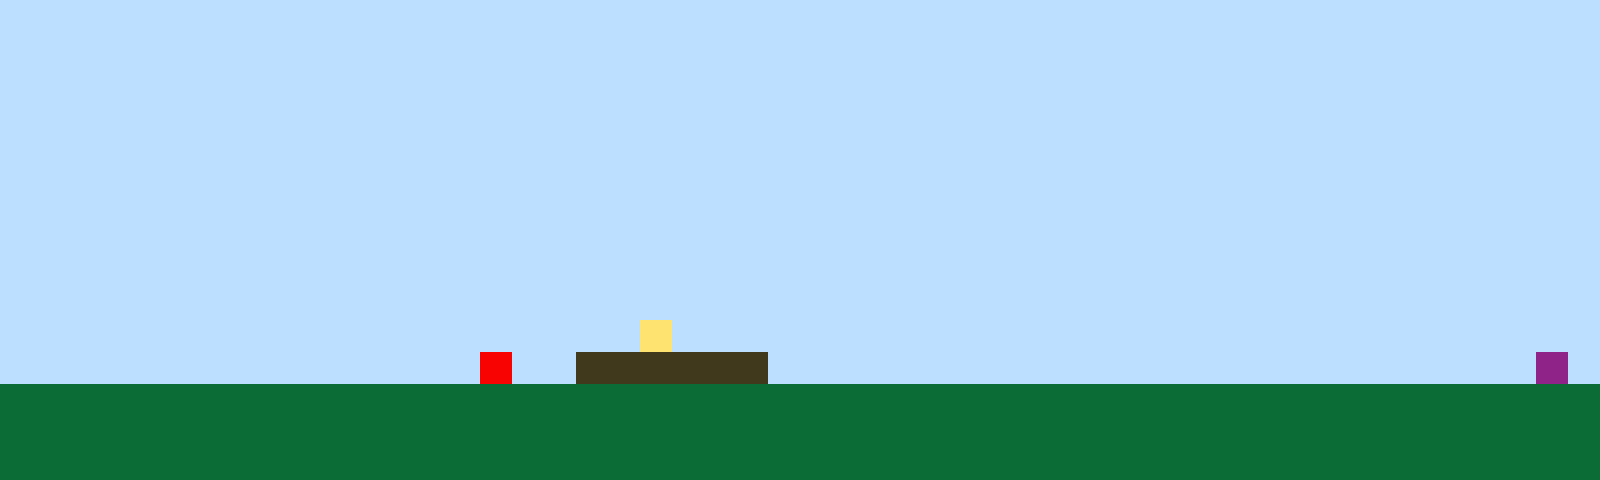

Tiled map render using the project's own tile images. Description and the whole map definition, tile-layer contents included, below:
An orthogonal 50x15 tile map with 32x32 px tiles, 1 tile layer (Tile Layer 1).

<map version="1.10" tiledversion="1.11.2" orientation="orthogonal" renderorder="right-up" width="50" height="15" tilewidth="32" tileheight="32" infinite="0" nextlayerid="2" nextobjectid="1"><editorsettings><export target="map1.csv" format="csv" /></editorsettings><tileset firstgid="1" name="sprites" tilewidth="32" tileheight="32" tilecount="6" columns="3"><image source="sprites.png" width="96" height="64" /></tileset><layer id="1" name="Tile Layer 1" width="50" height="15"><data encoding="csv">1,1,1,1,1,1,1,1,1,1,1,1,1,1,1,1,1,1,1,1,1,1,1,1,1,1,1,1,1,1,1,1,1,1,1,1,1,1,1,1,1,1,1,1,1,1,1,1,1,1,1,1,1,1,1,1,1,1,1,1,1,1,1,1,1,1,1,1,1,1,1,1,1,1,1,1,1,1,1,1,1,1,1,1,1,1,1,1,1,1,1,1,1,1,1,1,1,1,1,1,1,1,1,1,1,1,1,1,1,1,1,1,1,1,1,1,1,1,1,1,1,1,1,1,1,1,1,1,1,1,1,1,1,1,1,1,1,1,1,1,1,1,1,1,1,1,1,1,1,1,1,1,1,1,1,1,1,1,1,1,1,1,1,1,1,1,1,1,1,1,1,1,1,1,1,1,1,1,1,1,1,1,1,1,1,1,1,1,1,1,1,1,1,1,1,1,1,1,1,1,1,1,1,1,1,1,1,1,1,1,1,1,1,1,1,1,1,1,1,1,1,1,1,1,1,1,1,1,1,1,1,1,1,1,1,1,1,1,1,1,1,1,1,1,1,1,1,1,1,1,1,1,1,1,1,1,1,1,1,1,1,1,1,1,1,1,1,1,1,1,1,1,1,1,1,1,1,1,1,1,1,1,1,1,1,1,1,1,1,1,1,1,1,1,1,1,1,1,1,1,1,1,1,1,1,1,1,1,1,1,1,1,1,1,1,1,1,1,1,1,1,1,1,1,1,1,1,1,1,1,1,1,1,1,1,1,1,1,1,1,1,1,1,1,1,1,1,1,1,1,1,1,1,1,1,1,1,1,1,1,1,1,1,1,1,1,1,1,1,1,1,1,1,1,1,1,1,1,1,1,1,1,1,1,1,1,1,1,1,1,1,1,1,1,1,1,1,1,1,1,1,1,1,1,1,1,1,1,1,1,1,1,1,1,1,1,1,1,1,1,1,1,1,1,1,1,1,1,1,1,1,1,1,1,1,1,1,1,1,1,1,1,1,1,1,1,1,1,1,1,1,1,1,1,1,1,1,1,1,1,1,1,1,1,1,1,1,1,1,1,1,1,1,1,1,1,1,1,1,1,1,1,1,1,1,1,1,1,1,1,1,1,1,1,1,1,1,1,1,1,1,1,1,1,1,1,1,1,1,1,1,1,1,1,1,1,1,1,1,1,4,1,1,1,1,1,1,1,1,1,1,1,1,1,1,1,1,1,1,1,1,1,1,1,1,1,1,1,1,1,1,1,1,1,1,1,1,1,1,1,1,1,1,1,1,5,1,1,3,3,3,3,3,3,1,1,1,1,1,1,1,1,1,1,1,1,1,1,1,1,1,1,1,1,1,1,1,1,6,1,2,2,2,2,2,2,2,2,2,2,2,2,2,2,2,2,2,2,2,2,2,2,2,2,2,2,2,2,2,2,2,2,2,2,2,2,2,2,2,2,2,2,2,2,2,2,2,2,2,2,2,2,2,2,2,2,2,2,2,2,2,2,2,2,2,2,2,2,2,2,2,2,2,2,2,2,2,2,2,2,2,2,2,2,2,2,2,2,2,2,2,2,2,2,2,2,2,2,2,2,2,2,2,2,2,2,2,2,2,2,2,2,2,2,2,2,2,2,2,2,2,2,2,2,2,2,2,2,2,2,2,2,2,2,2,2,2,2,2,2,2,2,2,2,2,2,2,2,2,2</data></layer></map>
